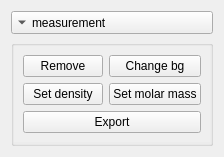
<?xml version="1.0" encoding="UTF-8"?>
<ui version="4.0">
 <class>Form</class>
 <widget class="QWidget" name="Form">
  <property name="geometry">
   <rect>
    <x>0</x>
    <y>0</y>
    <width>199</width>
    <height>148</height>
   </rect>
  </property>
  <property name="windowTitle">
   <string>Form</string>
  </property>
  <layout class="QVBoxLayout" name="verticalLayout">
   <item>
    <widget class="QToolButton" name="measurement_tb">
     <property name="sizePolicy">
      <sizepolicy hsizetype="Ignored" vsizetype="Fixed">
       <horstretch>0</horstretch>
       <verstretch>0</verstretch>
      </sizepolicy>
     </property>
     <property name="text">
      <string>measurement</string>
     </property>
     <property name="checkable">
      <bool>false</bool>
     </property>
     <property name="popupMode">
      <enum>QToolButton::InstantPopup</enum>
     </property>
     <property name="toolButtonStyle">
      <enum>Qt::ToolButtonTextBesideIcon</enum>
     </property>
     <property name="autoRaise">
      <bool>false</bool>
     </property>
     <property name="arrowType">
      <enum>Qt::DownArrow</enum>
     </property>
    </widget>
   </item>
   <item>
    <widget class="QGroupBox" name="groupBox">
     <property name="title">
      <string/>
     </property>
     <layout class="QVBoxLayout" name="verticalLayout_2">
      <property name="leftMargin">
       <number>0</number>
      </property>
      <property name="topMargin">
       <number>0</number>
      </property>
      <property name="rightMargin">
       <number>0</number>
      </property>
      <property name="bottomMargin">
       <number>1</number>
      </property>
      <item>
       <widget class="QWidget" name="context_widget" native="true">
        <property name="autoFillBackground">
         <bool>true</bool>
        </property>
        <layout class="QGridLayout" name="gridLayout">
         <item row="1" column="1">
          <widget class="QPushButton" name="set_molar_mass_pb">
           <property name="text">
            <string>Set molar mass</string>
           </property>
          </widget>
         </item>
         <item row="0" column="0">
          <widget class="QPushButton" name="remove_pb">
           <property name="text">
            <string>Remove</string>
           </property>
          </widget>
         </item>
         <item row="1" column="0">
          <widget class="QPushButton" name="set_density_pb">
           <property name="text">
            <string>Set density</string>
           </property>
          </widget>
         </item>
         <item row="0" column="1">
          <widget class="QPushButton" name="change_bg_pb">
           <property name="text">
            <string>Change bg</string>
           </property>
          </widget>
         </item>
         <item row="2" column="0" colspan="2">
          <widget class="QPushButton" name="export_pb">
           <property name="text">
            <string>Export</string>
           </property>
          </widget>
         </item>
        </layout>
       </widget>
      </item>
     </layout>
    </widget>
   </item>
  </layout>
 </widget>
 <resources/>
 <connections/>
</ui>
